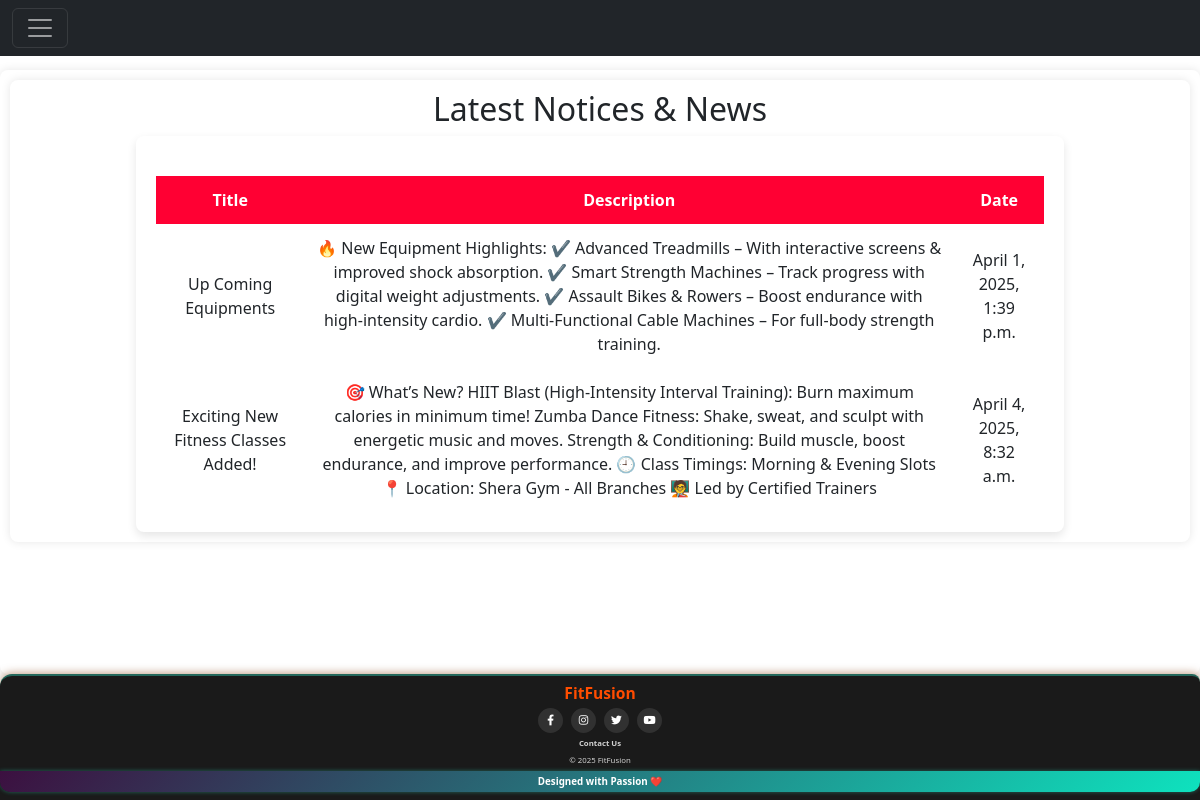
The page /view_notice/ (signed in) on the database its author committed.
### gym/models.py (models this page shows, shortened)
class GymNews(models.Model):
    gym_id = models.CharField(max_length=50 ,default="")#refrence to gym model
    news_title = models.CharField(max_length=100)
    news_description = models.TextField()
    news_time = models.DateTimeField(default=timezone.now)

### gym/member_views.py (the view)
# urls.py: path("view_notice/",member_views.view_notice,name="view_notice"),
def view_notice(request):
    if 'session_key' not in request.session:
        return redirect("member_login")
    else:
        id =request.session["session_key"]
        member = Member.objects.get(member_id=id)
        match_gym = member.gym
        news_list = GymNews.objects.filter(gym_id=match_gym)
        context = {'news_key':news_list}
        return render(request,'gym/member/view_notice.html',context)

### gym/models.py (called while the page is built)
    def __str__(self):
        return self.gym_name

### gym/templates/gym/member/view_notice.html (shortened to what this page needs)
{% extends 'gym/member/member_base.html' %}
{% block content %}
<div class="main-body">
    <h2>Latest Notices & News</h2>
    <div class="notice-container">
        <table>
            <thead>
                <tr>
                    <th>Title</th>
                    <th>Description</th>
                    <th>Date</th>
                </tr>
            </thead>
            <tbody>
                {% for notice in news_key %}
                <tr>
                    <td>{{ notice.news_title }}</td>
                    <td>{{ notice.news_description }}</td>
                    <td>{{ notice.news_time }}</td>
                </tr>
                {% empty %}
                <tr><td colspan="3" style="color:red;">No notices available</td></tr>
                {% endfor %}
            </tbody>
        </table>
    </div>
</div>
{% endblock %}

### gym/static/gym/CSS/fit_fusion.css (style rules this page uses)
* { margin: 0; padding: 0; box-sizing: border-box; }
body { font-family: Arial, sans-serif; background-color: #f5f5f5; color: #333; line-height: 1.6; display: flex; flex-direction: column; min-height: 100vh; }
.main-body { width: 100%; margin: auto; flex: 1; background: white; padding: 10px; border-radius: 8px; box-shadow: 0 0 10px rgba(0, 0, 0, 0.1); }
h1, h2, h3 { color: #222; margin-bottom: 15px; }
body::before { content: ""; display: block; height: 70px; }

### gym/templates/gym/member/view_notice.html (style rules this page uses)
.main-body { padding-bottom: 50px; text-align: center; }
.notice-container { width: 80%; margin: auto; padding: 20px; background: #fff; border-radius: 8px; box-shadow: 0 4px 10px rgba(0, 0, 0, 0.1); }
table { width: 100%; border-collapse: collapse; margin-top: 20px; }
th, td { padding: 12px; border: 1px solid #ddd; text-align: center; }
th { background: #ff0033; color: white; }

### rows shown on the page
GymNews: news_title "Up Coming Equipments", news_description "🔥 New Equipment Highlights: ✔️ Advanced Treadmills – With interactive screens & improved shock absorption. ✔️ Smart Strength Machines – Track progress with digital weight adjustments. ✔️ Assault Bikes & Rowers – Boost endurance with high-intensity cardio. ✔️ Multi-Functional Cable Machines – For full-body strength training.", news_time "April 1, 2025, 1:39 p.m."
GymNews: news_title "Exciting New Fitness Classes Added!", news_description "🎯 What’s New? HIIT Blast (High-Intensity Interval Training): Burn maximum calories in minimum time! Zumba Dance Fitness: Shake, sweat, and sculpt with energetic music and moves. Strength & Conditioning: Build muscle, boost endurance, and improve performance. 🕘 Class Timings: Morning & Evening Slots 📍 Location: Shera Gym - All Branches 🧑‍🏫 Led by Certified Trainers", news_time "April 4, 2025, 8:32 a.m."
